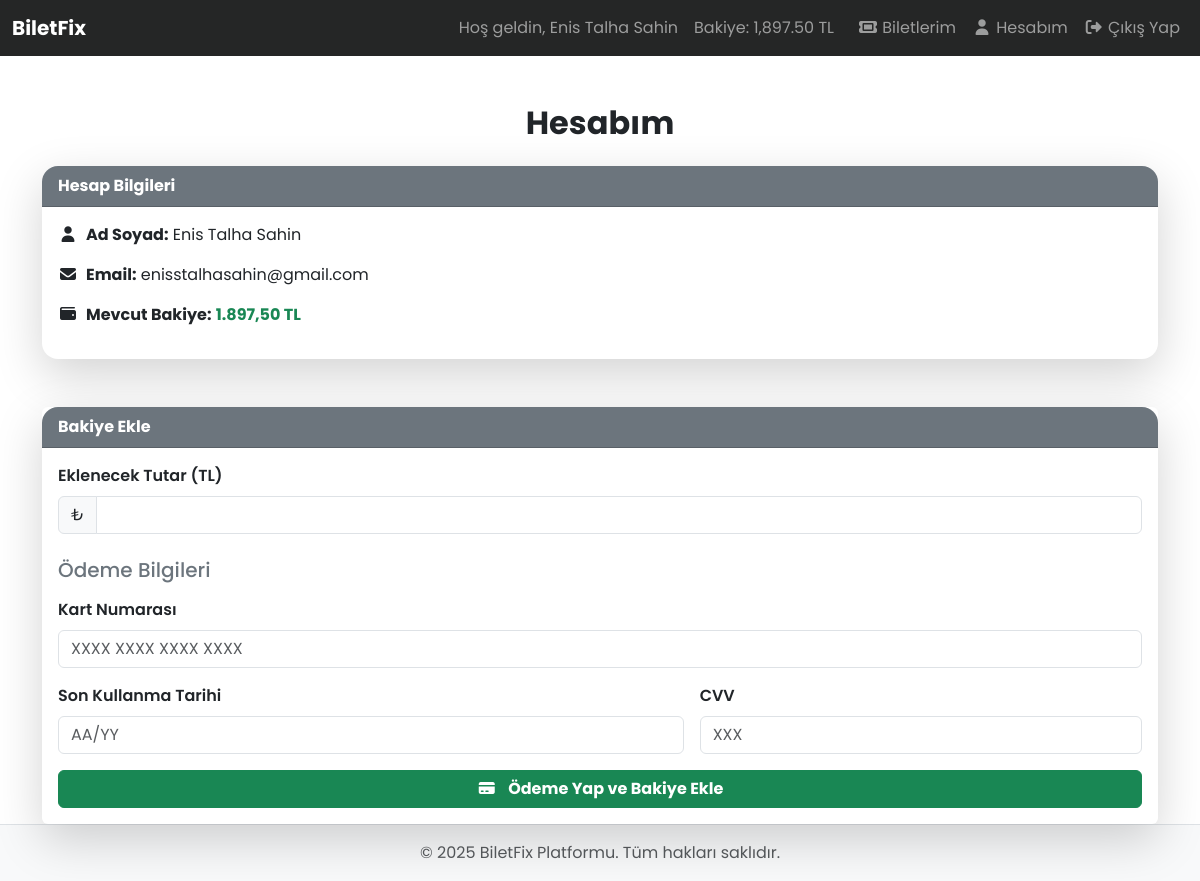
The page /index.php?page=my-account (signed in) on the database its author committed.
### tables this page shows
CREATE TABLE "users" (
	"id"	TEXT,
	"full_name"	TEXT,
	"email"	TEXT NOT NULL UNIQUE,
	"role"	TEXT NOT NULL,
	"password"	TEXT NOT NULL,
	"company_id"	TEXT,
	"balance"	INTEGER DEFAULT 800,
	"created_at"	TIMESTAMP NOT NULL,
	PRIMARY KEY("id"),
	FOREIGN KEY("company_id") REFERENCES "bus_companies"("id")
);

### app/controllers/UserController.php (called while the page is built, shortened)
<?php
class UserController{
    public function showMyAccountPage(){
        $user_id = $_SESSION['user_id'];
        $userMdodel = new User();
        $user = $userMdodel->findByID($user_id);
        require_once __DIR__ . '/../../views/user/my_account.php';
    }
}

### app/core/Database.php (called while the page is built)
<?php
function getDatabaseConnection() {
    static $connection = null;
    if($connection === null){
        try{
            $path = __DIR__ . '/../../database/database.db';
            $connection = new PDO("sqlite:" . $path);
            $connection->setAttribute(PDO::ATTR_ERRMODE, PDO::ERRMODE_EXCEPTION);
        }catch(PDOException $e){
            die("Veritabanı bağlantı hatası: " . $e->getMessage());
        }
    }
    return $connection;
}

### app/models/User.php (called while the page is built, shortened)
<?php
class User{
    private $db;
    public function __construct(){
        $this->db = getDatabaseConnection();
    }
    public function findByID($id){
        $statement = $this->db->prepare("SELECT * FROM users WHERE id = ?");
        $statement->execute([$id]);
        return $statement->fetch(PDO::FETCH_ASSOC);
    }
}

### views/user/my_account.php (the view, shortened to what this page needs)
<?php require_once __DIR__ . '/../layout/header.php'; ?>
<div class="container mt-5">
    <h2 class="mb-4 text-center fw-bold">Hesabım</h2>
    <div class="card shadow-lg rounded-4 border-0 mt-4 mb-4">
        <div class="card-header bg-secondary text-white fw-bold rounded-top-4">Hesap Bilgileri</div>
        <div class="card-body">
            <p><i class="fa-solid fa-user me-2"></i><strong>Ad Soyad:</strong> <?php echo htmlspecialchars($user['full_name']); ?></p>
            <p><i class="fa-solid fa-envelope me-2"></i><strong>Email:</strong> <?php echo htmlspecialchars($user['email']); ?></p>
            <p><i class="fa-solid fa-wallet me-2"></i><strong>Mevcut Bakiye:</strong> <span class="text-success fw-bold"><?php echo number_format($user['balance'], 2, ',', '.'); ?> TL</span></p>
        </div>
    </div>
    <div class="card shadow-lg rounded-2 border-0 mt-5">
        <div class="card-header bg-secondary text-white fw-bold rounded-top-4">Bakiye Ekle</div>
        <div class="card-body">
            <form action="/index.php?page=add-balance" method="POST">
                <div class="mb-3">
                    <label for="amount" class="form-label fw-semibold">Eklenecek Tutar (TL)</label>
                    <div class="input-group">
                        <span class="input-group-text">₺</span>
                        <input type="number" step="0.01" class="form-control" id="amount" name="amount" min="1" required>
                    </div>
                </div>
                <h5 class="mt-4 mb-3 text-secondary">Ödeme Bilgileri</h5>
                <div class="mb-3">
                    <label for="card_number" class="form-label fw-semibold">Kart Numarası</label>
                    <input type="text" class="form-control" id="card_number" placeholder="XXXX XXXX XXXX XXXX" required>
                </div>
                <div class="row g-3 mb-3">
                    <div class="col-md-7">
                        <label for="expiry_date" class="form-label fw-semibold">Son Kullanma Tarihi</label>
                        <input type="text" class="form-control" id="expiry_date" placeholder="AA/YY" required>
                    </div>
                    <div class="col-md-5">
                        <label for="cvv" class="form-label fw-semibold">CVV</label>
                        <input type="text" class="form-control" id="cvv" placeholder="XXX" required>
                    </div>
                </div>
                <button type="submit" class="btn btn-success w-100 fw-bold">
                    <i class="fa-solid fa-credit-card me-2"></i> Ödeme Yap ve Bakiye Ekle
                </button>
            </form>
        </div>
    </div>
</div>
<?php require_once __DIR__ . '/../layout/footer.php'; ?>

### views/layout/header.php (style rules this page uses)
body { display: flex; flex-direction: column; min-height: 100vh; font-family: "Poppins", sans-serif !important; }

### rows shown on the page
users: full_name "Enis Talha Sahin", email "enisstalhasahin@gmail.com", balance "1.897,50"

### other values the page prints
$_SESSION['full_name'] "Enis Talha Sahin"
$_SESSION['balance'] "1,897.50"
